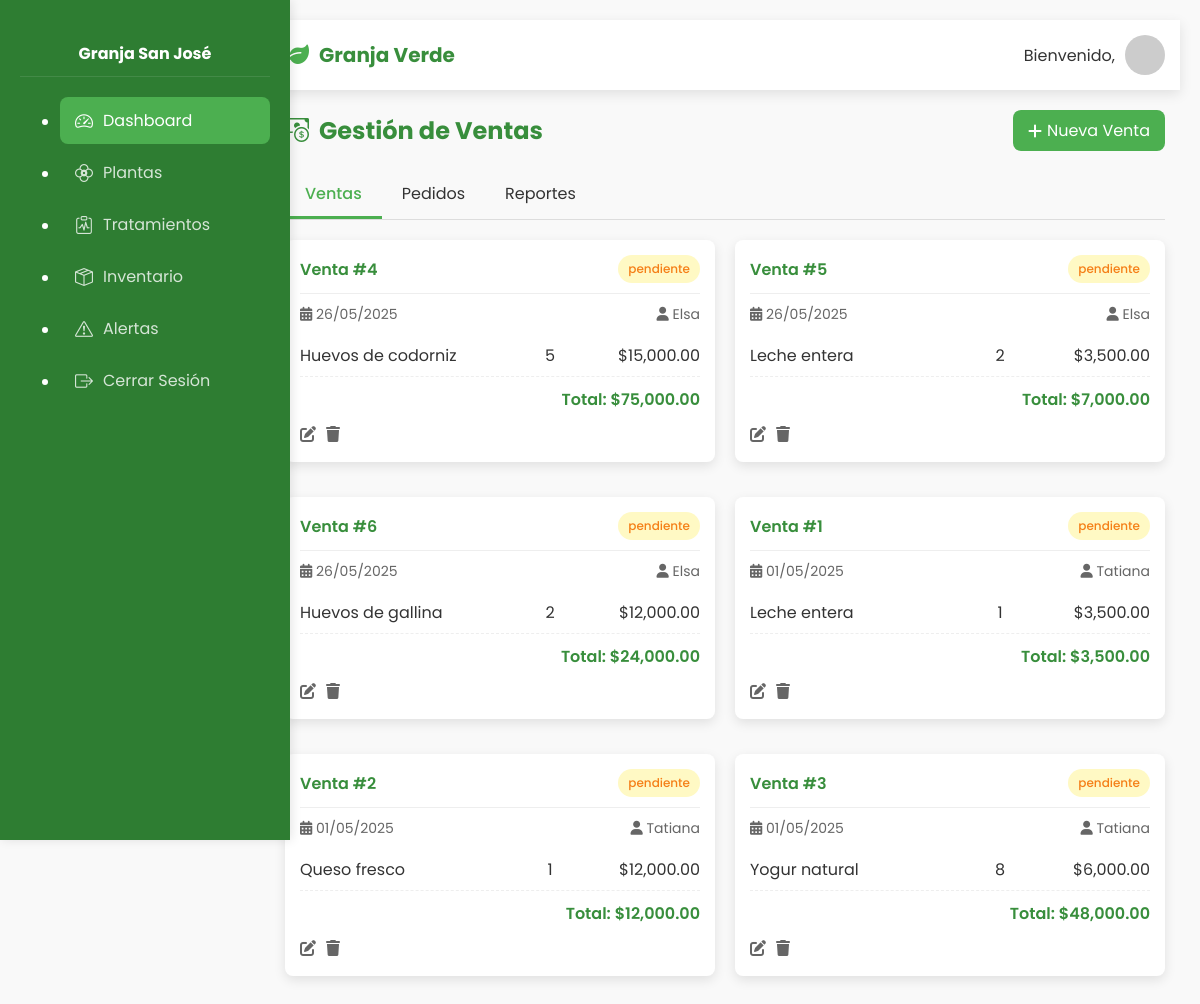
Page /ventas.php on the committed database.
### tables this page shows
CREATE TABLE `ventas` (
  `id_venta` int(11) NOT NULL,
  `id_pedido` int(11) DEFAULT NULL,
  `id_producto` int(11) NOT NULL,
  `cantidad` int(11) NOT NULL,
  `precio_unitario` decimal(10,2) NOT NULL,
  `precio_total` decimal(10,2) NOT NULL,
  `fecha_venta` timestamp NOT NULL DEFAULT current_timestamp(),
  `id_cliente` int(11) DEFAULT NULL,
  `metodo_pago` varchar(50) DEFAULT NULL,
  `estado` enum('pendiente','completada','cancelada') NOT NULL DEFAULT 'pendiente'
);

CREATE TABLE `clientes` (
  `id_cliente` int(11) NOT NULL,
  `nombre` varchar(100) NOT NULL,
  `email` varchar(100) NOT NULL,
  `telefono` varchar(20) DEFAULT NULL,
  `direccion` text DEFAULT NULL,
  `password` varchar(255) NOT NULL,
  `fecha_registro` timestamp NOT NULL DEFAULT current_timestamp()
);

CREATE TABLE `inventario_productos` (
  `id_producto` int(11) NOT NULL,
  `nombre` varchar(100) NOT NULL,
  `descripcion` text DEFAULT NULL,
  `precio` decimal(10,2) NOT NULL,
  `cantidad` int(11) NOT NULL DEFAULT 0,
  `categoria` enum('Leche','Huevos','Carne','Pollo','Frutas','Verduras') NOT NULL,
  `disponible` tinyint(1) NOT NULL DEFAULT 1,
  `fecha_creacion` timestamp NOT NULL DEFAULT current_timestamp()
);

### ventas.php (the view, shortened to what this page needs)
<?php
$conexion = new Conexion();
$db = $conexion->getConexion();
$action = isset($_GET['action']) ? $_GET['action'] : 'list';
$ventas = $db->query("SELECT v.*, p.nombre as producto_nombre, c.nombre as cliente_nombre
                     FROM ventas v
                     JOIN inventario_productos p ON v.id_producto = p.id_producto
                     LEFT JOIN clientes c ON v.id_cliente = c.id_cliente
                     ORDER BY v.fecha_venta DESC")->fetch_all(MYSQLI_ASSOC);
?>
<!DOCTYPE html>
<html lang="es">
<head>
    <link rel="stylesheet" href="https://cdnjs.cloudflare.com/ajax/libs/font-awesome/6.0.0-beta3/css/all.min.css">
    <link rel="stylesheet" href="https://cdn.jsdelivr.net/npm/bootstrap-icons@1.8.1/font/bootstrap-icons.css">
</head>
<body>
    <?php
            switch ($_SESSION['tipo_usuario']) {
                default:
                    include 'includes/sidebar.php';
                    break;
            }
            ?>
    <div class="main-content">
        <header>
            <div class="container header-content">
                <div class="logo">
                    <i class="fas fa-leaf"></i>
                    <h1>Granja Verde</h1>
                </div>
                <div class="user-info">
                    <span>Bienvenido, <?php echo $_SESSION['nombre']; ?></span>
                    <img src="https://ui-avatars.com/api/?name=<?php echo urlencode($_SESSION['nombre']); ?>&background=4CAF50&color=fff" alt="Usuario">
                </div>
            </div>
        </header>
        <div class="container">
            <div class="page-title">
                <h2><i class="bi bi-cash-coin"></i> Gestión de Ventas</h2>
                <div>
                    <a href="ventas.php?action=add" class="btn">
                        <i class="fas fa-plus"></i> Nueva Venta
                    </a>
                </div>
            </div>
            <div class="tab-container">
                <div class="tab active" onclick="changeTab('sales')">Ventas</div>
                <div class="tab" onclick="changeTab('orders')">Pedidos</div>
                <div class="tab" onclick="changeTab('reports')">Reportes</div>
            </div>
            <div id="sales" class="tab-content active">
                <?php if ($action == 'add' || $action == 'edit'): ?>
                    <div class="card fade-in">
                        <div class="card-header">
                            <div class="card-title">
                                <i class="fas fa-<?php echo $action == 'add' ? 'plus' : 'edit'; ?>"></i>
                                <?php echo $action == 'add' ? 'Nueva Venta' : 'Editar Venta'; ?>
                            </div>
                        </div>
                        <div class="card-body">
                            <form method="POST">
                                <div class="form-group">
                                    <label for="id_produccion">Producción</label>
                                    <select class="form-control select-control" id="id_produccion" name="id_produccion" required>
                                        <option value="">Seleccionar producción</option>
                                        <?php
                                            $producciones = $db->query("SELECT p.*, a.nombre_comun
                                                                      FROM produccion p
                                                                      JOIN animales a ON p.id_animal = a.id_animal");
                                            while($prod = $producciones->fetch_assoc()):
                                        ?>
                                            <option value="<?php echo $prod['id_produccion']; ?>"
                                                <?php if(isset($venta) && $venta['id_produccion'] == $prod['id_produccion']) echo 'selected'; ?>>
                                                <?php echo $prod['nombre_comun'] . ' - ' . $prod['tipo_produccion'] . ' (' . $prod['cantidad'] . ')'; ?>
                                            </option>
                                        <?php endwhile; ?>
                                    </select>
                                </div>
                                <div class="form-group">
                                    <label for="id_animal">Animal</label>
                                    <select class="form-control select-control" id="id_animal" name="id_animal" required>
                                        <option value="">Seleccionar animal</option>
                                        <?php
                                            $animales = $db->query("SELECT * FROM animales");
                                            while($animal = $animales->fetch_assoc()):
                                        ?>
                                            <option value="<?php echo $animal['id_animal']; ?>"
                                                <?php if(isset($venta) && $venta['id_animal'] == $animal['id_animal']) echo 'selected'; ?>>
                                                <?php echo $animal['nombre_comun']; ?>
                                            </option>
                                        <?php endwhile; ?>
                                    </select>
                                </div>
                                <div class="form-group">
                                    <label for="cantidad">Cantidad</label>
                                    <input type="number" step="0.01" class="form-control" id="cantidad" name="cantidad"
                                           value="<?php echo isset($venta) ? $venta['cantidad'] : ''; ?>" required>
                                </div>
                                <div class="form-group">
                                    <label for="precio_total">Precio Total</label>
                                    <input type="number" step="0.01" class="form-control" id="precio_total" name="precio_total"
                                           value="<?php echo isset($venta) ? $venta['precio_total'] : ''; ?>" required>
                                </div>
                                <div class="form-group">
                                    <label for="fecha_venta">Fecha de Venta</label>
                                    <input type="date" class="form-control" id="fecha_venta" name="fecha_venta"
                                           value="<?php echo isset($venta) ? $venta['fecha_venta'] : date('Y-m-d'); ?>" required>
                                </div>
                                <div class="form-group">
                                    <label for="comprador">Comprador</label>
                                    <input type="text" class="form-control" id="comprador" name="comprador"
                                           value="<?php echo isset($venta) ? $venta['comprador'] : ''; ?>" required>
                                </div>
                                <div class="form-group text-right">
                                    <a href="ventas.php" class="btn btn-outline">Cancelar</a>
                                    <button type="submit" class="btn">Guardar</button>
                                </div>
                            </form>
                        </div>
                    </div>
                <?php else: ?>
                    <div class="grid">
                        <?php foreach($ventas as $venta): ?>
                            <div class="sale-card fade-in">
                                <div class="sale-header">
                                    <div class="sale-title">Venta #<?php echo $venta['id_venta']; ?></div>
                                    <span class="status status-<?php echo strtolower($venta['estado']); ?>">
                                        <?php echo $venta['estado']; ?>
                                    </span>
                                </div>
                                <div class="sale-details">
                                    <div>
                                        <i class="fas fa-calendar-alt"></i>
                                        <?php echo date('d/m/Y', strtotime($venta['fecha_venta'])); ?>
                                    </div>
                                    <div>
                                        <?php if($venta['cliente_nombre']): ?>
                                            <i class="fas fa-user"></i> <?php echo $venta['cliente_nombre']; ?>
                                        <?php else: ?>
                                            <i class="fas fa-store"></i> <?php echo $venta['comprador']; ?>
                                        <?php endif; ?>
                                    </div>
                                </div>
                                <div class="product-list">
                                    <div class="product-item">
                                        <div class="product-name"><?php echo $venta['producto_nombre']; ?></div>
                                        <div class="product-qty"><?php echo $venta['cantidad']; ?></div>
                                        <div class="product-price">$<?php echo number_format($venta['precio_unitario'], 2); ?></div>
                                    </div>
                                </div>
                                <div class="sale-total text-right">
                                    Total: $<?php echo number_format($venta['precio_total'], 2); ?>
                                </div>
                                <div class="actions">
                                    <a href="ventas.php?action=edit&id=<?php echo $venta['id_venta']; ?>" class="action-btn edit">
                                        <i class="fas fa-edit"></i>
                                    </a>
                                    <a href="ventas.php?delete=<?php echo $venta['id_venta']; ?>" class="action-btn delete"
                                       onclick="return confirm('¿Estás seguro de eliminar esta venta?')">
                                        <i class="fas fa-trash"></i>
                                    </a>
                                </div>
                            </div>
                        <?php endforeach; ?>
                    </div>
                <?php endif; ?>
            </div>
        </div>
    </div>
</body>
</html>

### ventas.php (style rules this page uses)
:root { --primary-color: #4CAF50; --primary-dark: #388E3C; --primary-light: #C8E6C9; --secondary-color: #8BC34A; --accent-color: #FFC107; --text-dark: #333; --text-light: #f5f5f5; --bg-light: #f9f9f9; --bg-dark: #2E7D32; --border-radius: 8px; --box-shadow: 0 4px 12px rgba(0, 0, 0, 0.1); --transition: all 0.3s ease; }
body { font-family: 'Poppins', sans-serif; background-color: var(--bg-light); margin: 0; padding: 0; color: var(--text-dark); }
.main-content { margin-left: 250px; padding: 20px; }
.container { max-width: 1200px; margin: 0 auto; padding: 0 15px; }
header { background-color: white; padding: 15px 0; box-shadow: var(--box-shadow); margin-bottom: 20px; }
.header-content { display: flex; justify-content: space-between; align-items: center; }
.logo { display: flex; align-items: center; gap: 10px; }
.logo i { color: var(--primary-color); font-size: 24px; }
.logo h1 { margin: 0; font-size: 20px; color: var(--primary-dark); }
.user-info { display: flex; align-items: center; gap: 10px; }
.user-info img { width: 40px; height: 40px; border-radius: 50%; }
.page-title { display: flex; justify-content: space-between; align-items: center; margin-bottom: 20px; }
.page-title h2 { display: flex; align-items: center; gap: 10px; color: var(--primary-dark); margin: 0; }
.btn { background-color: var(--primary-color); color: white; border: none; padding: 8px 15px; border-radius: var(--border-radius); cursor: pointer; transition: var(--transition); text-decoration: none; display: inline-flex; align-items: center; gap: 5px; }
.text-right { text-align: right; }
.status { padding: 5px 10px; border-radius: 20px; font-size: 12px; font-weight: 500; }
.status-pendiente { background-color: #FFF9C4; color: #F57F17; }
.sale-card { background-color: white; border-radius: var(--border-radius); box-shadow: var(--box-shadow); padding: 15px; margin-bottom: 15px; transition: var(--transition); }
.sale-header { display: flex; justify-content: space-between; align-items: center; margin-bottom: 10px; padding-bottom: 10px; border-bottom: 1px solid #eee; }
.sale-title { font-weight: 600; color: var(--primary-dark); }
.sale-details { display: flex; justify-content: space-between; font-size: 14px; color: #666; }
.sale-total { font-weight: 600; color: var(--primary-dark); font-size: 16px; text-align: right; margin-top: 10px; }
.product-list { margin-top: 10px; }
.product-item { display: flex; justify-content: space-between; padding: 8px 0; border-bottom: 1px dashed #eee; }
.product-name { flex: 2; }
.product-qty { flex: 1; text-align: center; }
.product-price { flex: 1; text-align: right; }
.actions { display: flex; gap: 10px; margin-top: 10px; }
.action-btn { color: #666; cursor: pointer; transition: var(--transition); }
.tab-container { display: flex; margin-bottom: 20px; border-bottom: 1px solid #ddd; }
.tab { padding: 10px 20px; cursor: pointer; border-bottom: 3px solid transparent; transition: var(--transition); }
.tab.active { border-bottom-color: var(--primary-color); color: var(--primary-color); font-weight: 500; }
.tab-content { display: none; }
.tab-content.active { display: block; }
.grid { display: grid; grid-template-columns: repeat(auto-fill, minmax(300px, 1fr)); gap: 20px; }
.fade-in { animation: fadeIn 0.5s; }

### rows in the picture
ventas: id_venta "4", estado "pendiente", fecha_venta "26/05/2025", id_cliente.nombre "Elsa", inventario_productos.nombre "Huevos de codorniz", cantidad "5", precio_unitario "15,000.00", precio_total "75,000.00"
ventas: id_venta "5", estado "pendiente", fecha_venta "26/05/2025", id_cliente.nombre "Elsa", inventario_productos.nombre "Leche entera", cantidad "2", precio_unitario "3,500.00", precio_total "7,000.00"
ventas: id_venta "6", estado "pendiente", fecha_venta "26/05/2025", id_cliente.nombre "Elsa", inventario_productos.nombre "Huevos de gallina", cantidad "2", precio_unitario "12,000.00", precio_total "24,000.00"
ventas: id_venta "1", estado "pendiente", fecha_venta "01/05/2025", id_cliente.nombre "Tatiana", inventario_productos.nombre "Leche entera", cantidad "1", precio_unitario "3,500.00", precio_total "3,500.00"
ventas: id_venta "2", estado "pendiente", fecha_venta "01/05/2025", id_cliente.nombre "Tatiana", inventario_productos.nombre "Queso fresco", cantidad "1", precio_unitario "12,000.00", precio_total "12,000.00"
ventas: id_venta "3", estado "pendiente", fecha_venta "01/05/2025", id_cliente.nombre "Tatiana", inventario_productos.nombre "Yogur natural", cantidad "8", precio_unitario "6,000.00", precio_total "48,000.00"
